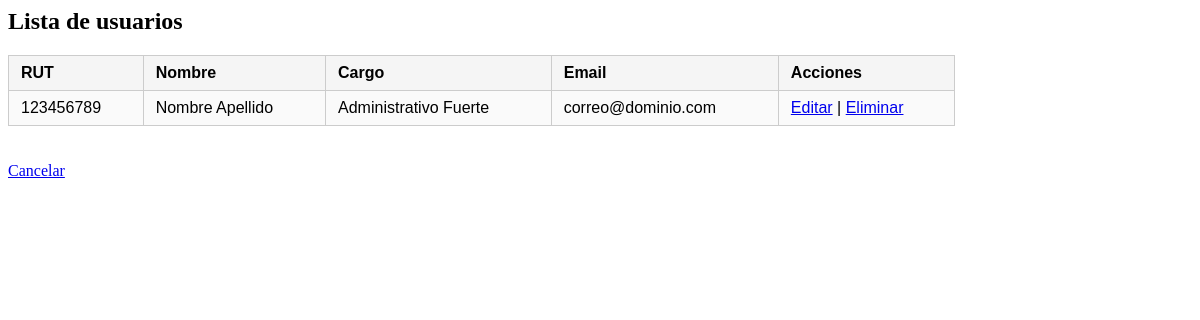
/panel/listar/ (signed in), run on an earlier commit of the app's database.
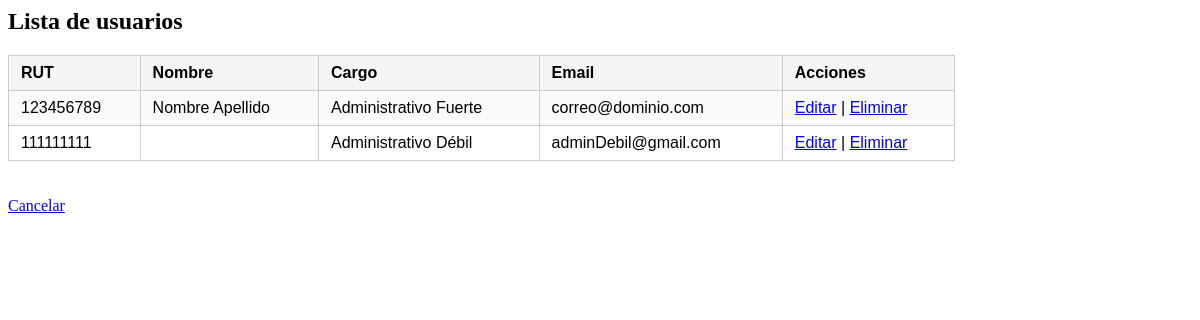
And on a later commit of the database.
### usuarios/models.py (models this page shows, shortened)
class Usuario(AbstractUser):
    rut = models.CharField(max_length=12, unique=True, primary_key=True)
    CARGOS = [
        ("GUARDIA", "Guardia"),
        ("ADMIN_DEBIL", "Administrativo Débil"),
        ("ADMIN_FUERTE", "Administrativo Fuerte"),
    ]
    cargo = models.CharField(max_length=20, choices=CARGOS)
    def es_guardia(self):
        return self.cargo == "GUARDIA"
    def es_admin_debil(self):
        return self.cargo == "ADMIN_DEBIL"

### usuarios/views.py (the view)
# urls.py: path("listar/", views.listar_usuarios, name="listar_usuarios"),
@login_required
def listar_usuarios(request):
    usuario = request.user
    if usuario.es_guardia():
        messages.error(request, "No tienes permiso para ver otros usuarios.")
        return redirect("landing_page")
    elif usuario.es_admin_debil():
        usuarios = Usuario.objects.filter(cargo="GUARDIA", is_superuser=False)
    else:  # admin fuerte
        usuarios = Usuario.objects.filter(is_superuser=False)
    return render(request, "usuarios/listar_usuarios.html", {"usuarios": usuarios})

### usuarios/templates/usuarios/listar_usuarios.html (shortened to what this page needs)
{% block content %}
<h2>Lista de usuarios</h2>
<table>
  <tr>
    <th>RUT</th>
    <th>Nombre</th>
    <th>Cargo</th>
    <th>Email</th>
    <th>Acciones</th>
  </tr>
  {% for u in usuarios %}
  <tr>
    <td>{{ u.rut }}</td>
    <td>{{ u.first_name }} {{ u.last_name }}</td>
    <td>{{ u.get_cargo_display }}</td>
    <td>{{ u.email }}</td>
    <td>
        {% if u.rut %}
        <a href="{% url 'editar_usuario' u.rut %}">Editar</a> |
        <a href="{% url 'borrar_usuario' u.rut %}">Eliminar</a>
        {% else %}
        <em>RUT no disponible</em>
        {% endif %}
    </td>
  </tr>
  {% endfor %}
</table>
{% endblock %}
<a href="{%url 'panel_home'%}">Cancelar</a>

### usuarios/templates/usuarios/listar_usuarios.html (style rules this page uses)
table { border-collapse: collapse; width: 80%; margin-top: 10px; font-family: sans-serif; }
th, td { border: 1px solid #ccc; padding: 8px 12px; text-align: left; }
th { background-color: #f5f5f5; font-weight: 600; }
tr:nth-child(even) { background-color: #fafafa; }

What changed in the data, as far as the page shows it:
added Usuario: rut "111111111", cargo "Administrativo Débil", email "adminDebil@gmail.com", shows "Editar"
